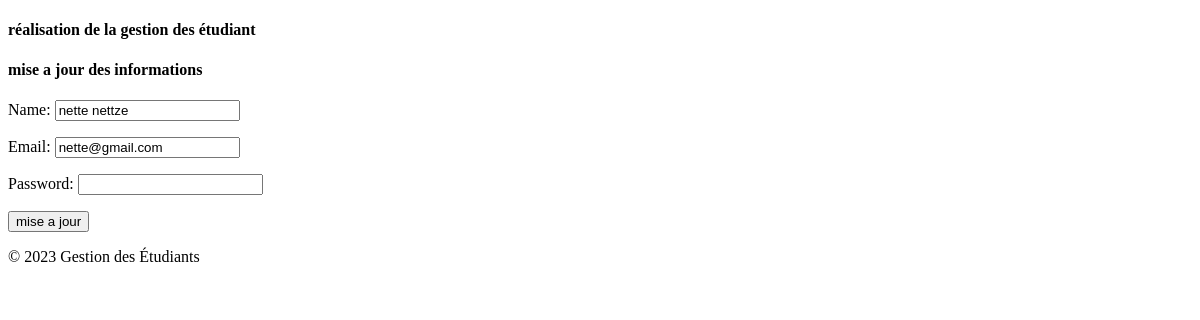
The app's page /maj/30/, older data.
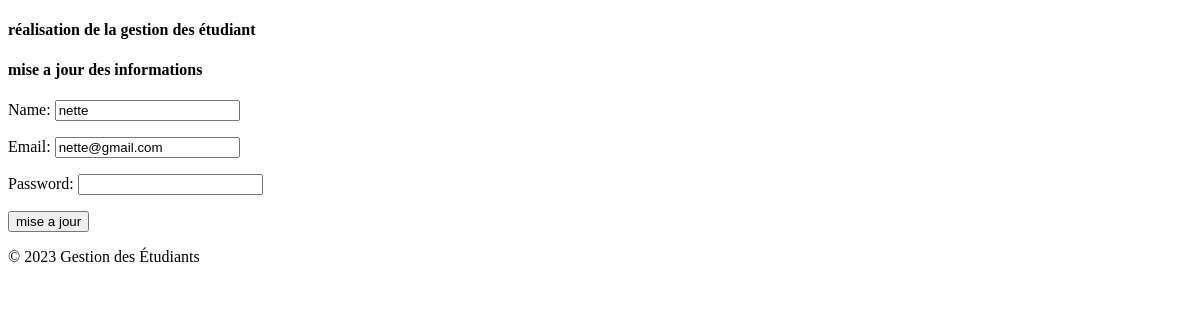
The same page, newer data.
### etudiant/models.py (models this page shows)
class User(models.Model):
    name= models.CharField(max_length=70)
    email= models.CharField(max_length=80)
    password= models.CharField(max_length=100)

### etudiant/views.py (the view)
# urls.py: path('maj/<int:id>/', views.update, name="mise_a_jour"),
def update(request, id):
    pi = User.objects.get(pk=id)
    if request.method == 'POST':
        fm = Student_registrations(request.POST, instance=pi)
        if fm.is_valid():
            fm.save()
            return HttpResponseRedirect('/enregistrement/')
    else:
        fm = Student_registrations(instance=pi)
    return render(request, 'etudiant/update.html', {'form':fm})

### etudiant/forms.py
class Student_registrations(forms.ModelForm):
    class Meta:
        model = User
        fields = ['name','email','password']
        widgets={
            'name': forms.TextInput(attrs={'class':'form-control'}),
            'email': forms.EmailInput(attrs={'class':'form-control'}),
            'password': forms.PasswordInput(attrs={'class':'form-control'}),
        }

### etudiant/templates/etudiant/update.html (shortened to what this page needs)
{% extends 'etudiant/base.html'%}
{% block content%}
    <h4>mise a jour des informations </h4>
     <div>
        <form action="" method="POST">
            {{form.as_p}}
            <button type=submit>mise a jour</button>
        </form>
     </div>
{%endblock content%}

Row changes from the older to the newer data that the page shows:
changed User "nette@gmail.com": name "nette nettze" → "nette"
